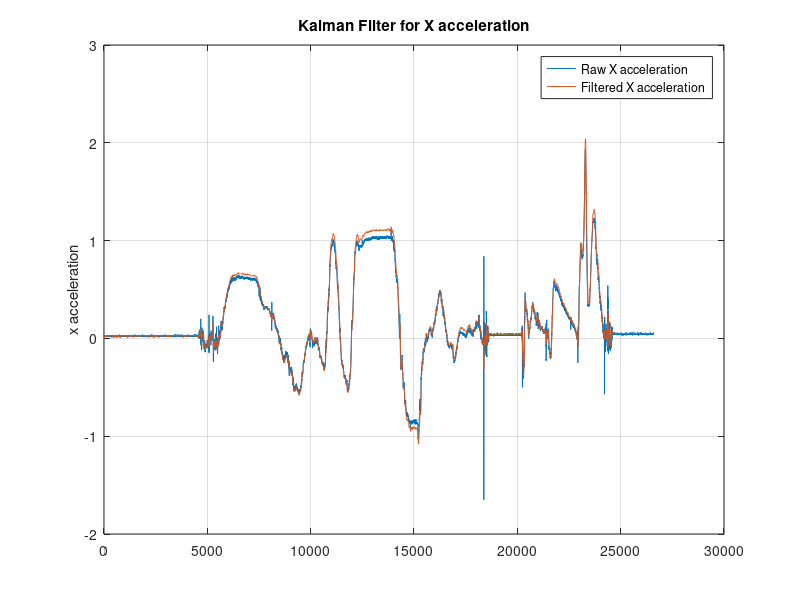

Write the MATLAB code that produced this figure.
data = csvread('kalman-test2.csv');
x_raw = data(:,1);
x_filtered = data(:,2);

% plot 
plot(x_raw);
hold on;
plot(x_filtered);

grid on;
ylabel("x acceleration");
legend("Raw X acceleration", "Filtered X acceleration");
title("Kalman Filter for X acceleration");